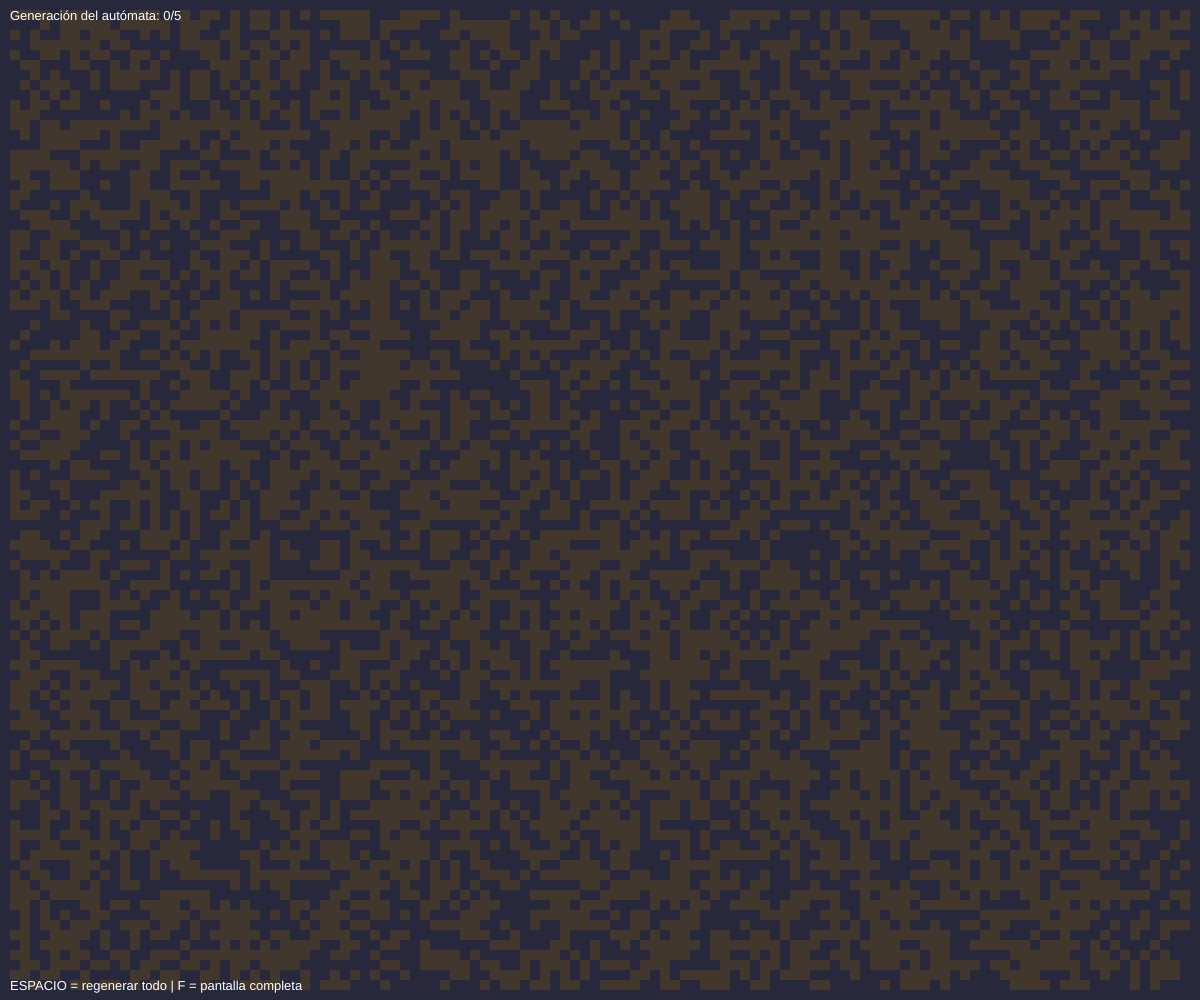
Frame 1 (no input)
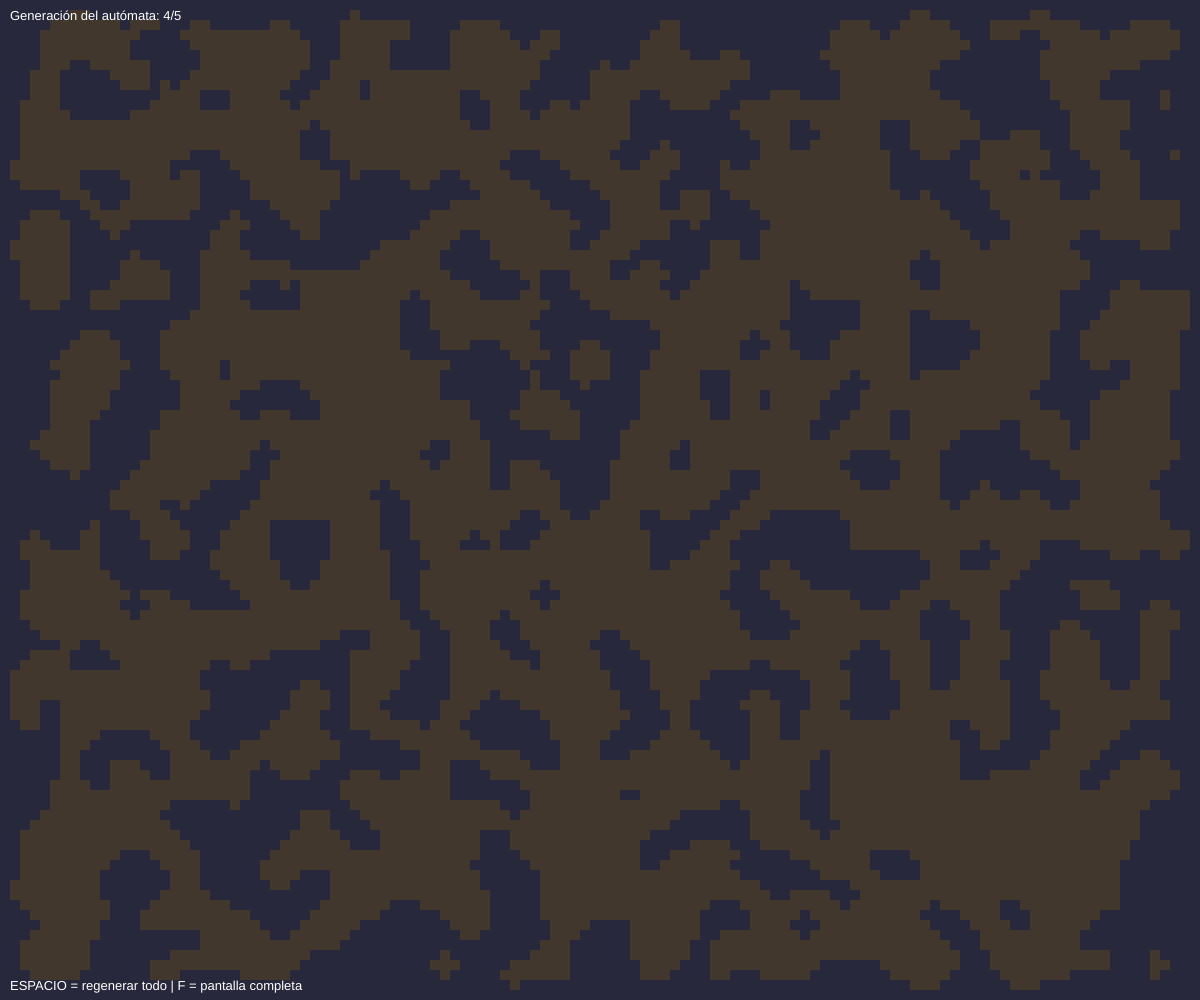
Frame 60 (no input)
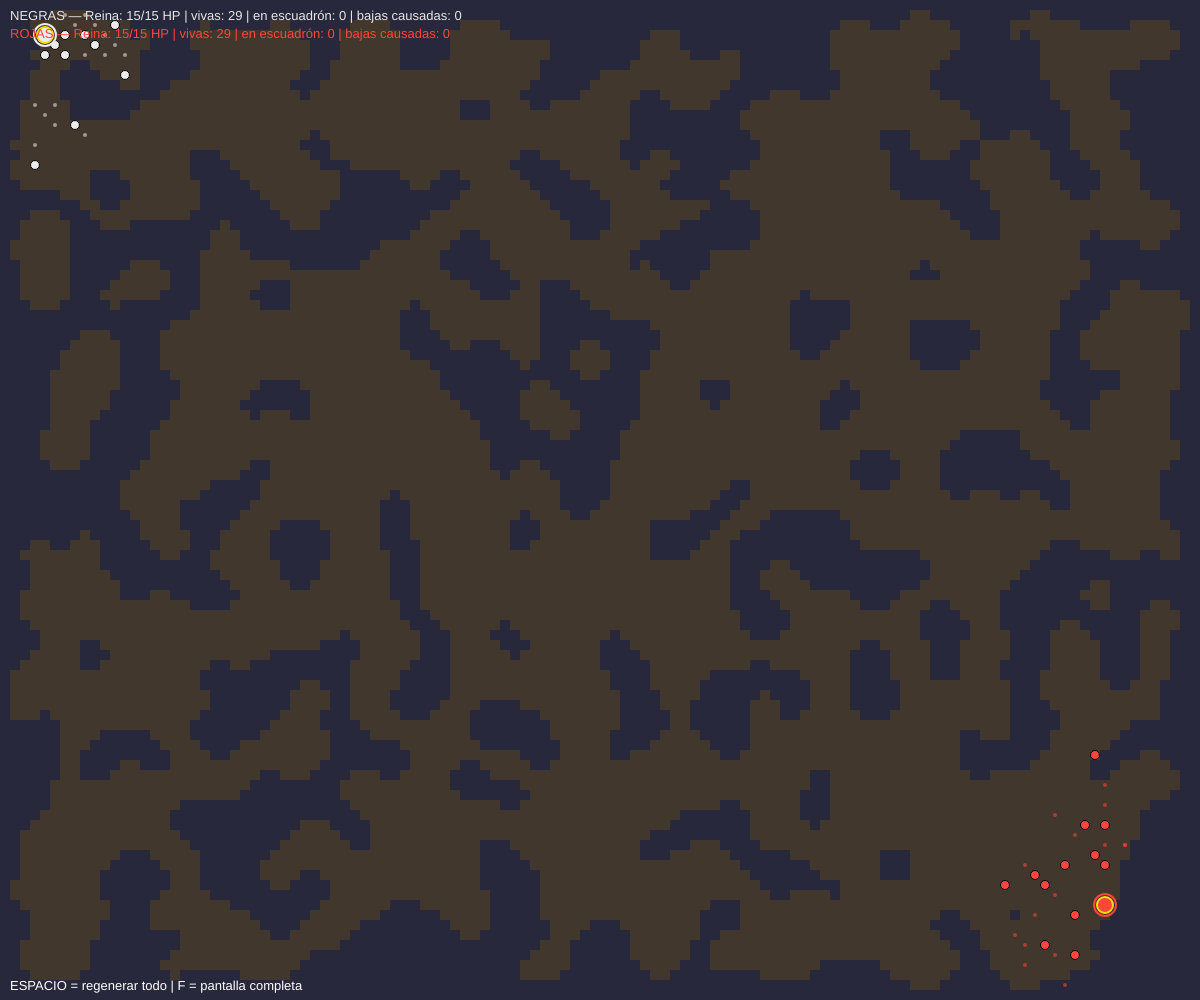
Frame 120 (the mouse pressed at the canvas centre since frame 60)

The p5.js sketch that drew these frames (run headless with seeded random() and noise() and a simulated clock; from frame 60 on, the mouse is pressed at the canvas centre):

// p5.js sketch
// ── sketch.js
let cols, rows;
let cellSize = 10;
let grid = [];
let generation = 0;
let maxGenerations = 5;
let frameCounter = 0;
let stepInterval = 15;
let fillProbability = 0.45;
let isGenerating = true;

// --- Guerra de hormigas con roles ---
let colonies = [];
let warRunning = false;
let winner = null;
let battleMarks = [];
let raidMarks = [];
let totalKills = { negras: 0, rojas: 0 };

const DIRS = [[1,0],[-1,0],[0,1],[0,-1]];

// Parámetros de IA
let visionRadius = 9;
let patrolRadius = 12;
let scareRadius = 4;
let digChance = 0.05;
let numDiggers = 16;
let numSoldiers = 12;
let bias = 5; // qué tanto pesa acercarse al objetivo vs moverse random

let raidInterval = 240;
let raidSize = 4;

function setup() {
  createCanvas(windowWidth, windowHeight);
  cols = floor(width / cellSize);
  rows = floor(height / cellSize);
  initGrid();
}

function initGrid() {
  grid = [];
  for (let x = 0; x < cols; x++) {
    grid[x] = [];
    for (let y = 0; y < rows; y++) {
      if (x === 0 || x === cols - 1 || y === 0 || y === rows - 1) {
        grid[x][y] = 1;
      } else {
        grid[x][y] = random() < fillProbability ? 1 : 0;
      }
    }
  }
  generation = 0;
  isGenerating = true;
  frameCounter = 0;
  warRunning = false;
  winner = null;
  battleMarks = [];
  raidMarks = [];
  totalKills = { negras: 0, rojas: 0 };
}

function countWallNeighbors(x, y) {
  let count = 0;
  for (let i = -1; i <= 1; i++) {
    for (let j = -1; j <= 1; j++) {
      if (i === 0 && j === 0) continue;
      let nx = x + i, ny = y + j;
      if (nx < 0 || ny < 0 || nx >= cols || ny >= rows) count++;
      else count += grid[nx][ny];
    }
  }
  return count;
}

function stepAutomaton() {
  let newGrid = [];
  for (let x = 0; x < cols; x++) {
    newGrid[x] = [];
    for (let y = 0; y < rows; y++) {
      if (x === 0 || x === cols - 1 || y === 0 || y === rows - 1) {
        newGrid[x][y] = 1;
        continue;
      }
      let wallCount = countWallNeighbors(x, y);
      if (wallCount > 4) newGrid[x][y] = 1;
      else if (wallCount < 4) newGrid[x][y] = 0;
      else newGrid[x][y] = grid[x][y];
    }
  }
  grid = newGrid;
  generation++;
}

// ---------- SETUP DE LA GUERRA ----------

function findOpenCellNear(px, py) {
  for (let r = 0; r < max(cols, rows); r++) {
    for (let dx = -r; dx <= r; dx++) {
      for (let dy = -r; dy <= r; dy++) {
        let x = px + dx, y = py + dy;
        if (x > 0 && x < cols - 1 && y > 0 && y < rows - 1 && grid[x][y] === 0) {
          return { x: x, y: y };
        }
      }
    }
  }
  return { x: 1, y: 1 };
}

function manhattan(x1, y1, x2, y2) {
  return abs(x1 - x2) + abs(y1 - y2);
}

function makeAnt(role, pos) {
  let hp, dmg;
  if (role === "queen") { hp = 15; dmg = 2; }
  else if (role === "soldier") { hp = 3; dmg = 1; }
  else { hp = 1; dmg = 0; }

  return {
    x: pos.x, y: pos.y, role: role, hp: hp, maxHp: hp, dmg: dmg,
    visited: [], mode: "defend"
  };
}

function makeColony(name, nestPos, col) {
  let colony = { name: name, color: col, nest: nestPos, enemy: null, ants: [], raidTimer: 0 };
  colony.ants.push(makeAnt("queen", nestPos));
  for (let i = 0; i < numSoldiers; i++) colony.ants.push(makeAnt("soldier", nestPos));
  for (let i = 0; i < numDiggers; i++) colony.ants.push(makeAnt("digger", nestPos));
  return colony;
}

function setupWar() {
  let nestA = findOpenCellNear(2, 2);
  let nestB = findOpenCellNear(cols - 3, rows - 3);

  let negras = makeColony("negras", nestA, color(235, 235, 235));
  let rojas = makeColony("rojas", nestB, color(255, 70, 60));
  negras.enemy = rojas;
  rojas.enemy = negras;
  colonies = [negras, rojas];
  warRunning = true;
  winner = null;
}

function getOpenNeighbors(x, y) {
  let neighbors = [];
  for (let d = 0; d < DIRS.length; d++) {
    let nx = x + DIRS[d][0];
    let ny = y + DIRS[d][1];
    if (nx >= 0 && nx < cols && ny >= 0 && ny < rows && grid[nx][ny] === 0) {
      neighbors.push({ x: nx, y: ny });
    }
  }
  return neighbors;
}

function getWallNeighbors(x, y) {
  let neighbors = [];
  for (let d = 0; d < DIRS.length; d++) {
    let nx = x + DIRS[d][0];
    let ny = y + DIRS[d][1];
    if (nx > 0 && nx < cols - 1 && ny > 0 && ny < rows - 1 && grid[nx][ny] === 1) {
      neighbors.push({ x: nx, y: ny });
    }
  }
  return neighbors;
}

function pickFarthestFrom(options, tx, ty) {
  let best = options[0];
  let bestDist = manhattan(best.x, best.y, tx, ty);
  for (let i = 1; i < options.length; i++) {
    let d = manhattan(options[i].x, options[i].y, tx, ty);
    if (d > bestDist) { bestDist = d; best = options[i]; }
  }
  return best;
}

function findNearestEnemy(ant, enemyAnts, radius) {
  let nearest = null;
  let bestDist = radius + 1;
  for (let i = 0; i < enemyAnts.length; i++) {
    let e = enemyAnts[i];
    let d = manhattan(ant.x, ant.y, e.x, e.y);
    if (d <= radius && d < bestDist) { bestDist = d; nearest = e; }
  }
  return nearest;
}

// Movimiento probabilístico con sesgo hacia un objetivo (tx,ty) y memoria anti-loop.
// Esto reemplaza al greedy determinístico que causaba el rebote infinito A<->B.
function stepToward(ant, tx, ty, digProb) {
  let openNeighbors = getOpenNeighbors(ant.x, ant.y);

  if (openNeighbors.length === 0 || random() < digProb) {
    let wallNeighbors = getWallNeighbors(ant.x, ant.y);
    if (wallNeighbors.length > 0) {
      let dug = tx !== null ? pickBiasedClosest(wallNeighbors, tx, ty) : random(wallNeighbors);
      grid[dug.x][dug.y] = 0;
      ant.x = dug.x; ant.y = dug.y;
      ant.visited.push(dug.x + "," + dug.y);
      if (ant.visited.length > 10) ant.visited.shift();
      return;
    }
  }

  if (openNeighbors.length === 0) return;

  let unvisited = openNeighbors.filter(function(n) {
    return ant.visited.indexOf(n.x + "," + n.y) === -1;
  });
  let options = unvisited.length > 0 ? unvisited : openNeighbors;

  let currentDist = tx !== null ? manhattan(ant.x, ant.y, tx, ty) : 0;
  let weights = [];
  for (let i = 0; i < options.length; i++) {
    let w = 1;
    if (tx !== null) {
      let nd = manhattan(options[i].x, options[i].y, tx, ty);
      if (nd < currentDist) w += bias;
    }
    weights.push(w);
  }
  let total = weights.reduce(function(a, b) { return a + b; }, 0);
  let r = random(total);
  let acc = 0;
  let chosen = options[0];
  for (let i = 0; i < options.length; i++) {
    acc += weights[i];
    if (r <= acc) { chosen = options[i]; break; }
  }

  ant.x = chosen.x;
  ant.y = chosen.y;
  ant.visited.push(chosen.x + "," + chosen.y);
  if (ant.visited.length > 10) ant.visited.shift();
}

function pickBiasedClosest(options, tx, ty) {
  let best = options[0];
  let bestDist = manhattan(best.x, best.y, tx, ty);
  for (let i = 1; i < options.length; i++) {
    let d = manhattan(options[i].x, options[i].y, tx, ty);
    if (d < bestDist) { bestDist = d; best = options[i]; }
  }
  return best;
}

// ---------- FORMACIÓN DE ESCUADRONES ----------

function formRaidSquad(colony) {
  let candidates = [];
  for (let i = 0; i < colony.ants.length; i++) {
    let a = colony.ants[i];
    if (a.role === "soldier" && a.mode === "defend") candidates.push(a);
  }
  if (candidates.length < 3) return;

  let squadCount = min(raidSize, floor(candidates.length / 2));
  for (let i = 0; i < squadCount; i++) {
    let idx = floor(random(candidates.length));
    candidates[idx].mode = "raid";
    candidates[idx].visited = [];
    candidates.splice(idx, 1);
  }
  raidMarks.push({ x: colony.nest.x, y: colony.nest.y, life: 30, color: colony.color });
}

function moveAnt(ant, colony, enemyAnts) {
  if (ant.role === "queen") return;

  if (ant.role === "soldier") {
    let target = findNearestEnemy(ant, enemyAnts, visionRadius);

    if (target) {
      stepToward(ant, target.x, target.y, 0.15);
      return;
    }

    if (ant.mode === "raid") {
      stepToward(ant, colony.enemy.nest.x, colony.enemy.nest.y, 0.08);
      return;
    }

    // modo defensa: patrulla libre pero sin alejarse del nido
    let distNest = manhattan(ant.x, ant.y, colony.nest.x, colony.nest.y);
    if (distNest > patrolRadius) {
      stepToward(ant, colony.nest.x, colony.nest.y, 0.03);
    } else {
      stepToward(ant, null, null, 0.02); // deambula random cerca del nido
    }
    return;
  }

  // ---- digger ----
  let threat = findNearestEnemy(ant, enemyAnts, scareRadius);
  if (threat) {
    let openNeighbors = getOpenNeighbors(ant.x, ant.y);
    if (openNeighbors.length > 0) {
      let chosen = pickFarthestFrom(openNeighbors, threat.x, threat.y);
      ant.x = chosen.x; ant.y = chosen.y;
      return;
    }
  }
  stepToward(ant, null, null, digChance);
}

// ---------- COMBATE ----------

function resolveCombat() {
  let negras = colonies[0];
  let rojas = colonies[1];

  let dmgNegras = [];
  for (let i = 0; i < negras.ants.length; i++) dmgNegras.push(0);
  let dmgRojas = [];
  for (let j = 0; j < rojas.ants.length; j++) dmgRojas.push(0);

  for (let i = 0; i < negras.ants.length; i++) {
    let a = negras.ants[i];
    for (let j = 0; j < rojas.ants.length; j++) {
      let b = rojas.ants[j];
      if (manhattan(a.x, a.y, b.x, b.y) <= 1) {
        dmgRojas[j] += a.dmg;
        dmgNegras[i] += b.dmg;
        battleMarks.push({ x: b.x, y: b.y, life: 15 });
      }
    }
  }

  for (let i = 0; i < negras.ants.length; i++) negras.ants[i].hp -= dmgNegras[i];
  for (let j = 0; j < rojas.ants.length; j++) rojas.ants[j].hp -= dmgRojas[j];

  negras.ants = negras.ants.filter(function(a) {
    if (a.hp <= 0) { if (a.role !== "digger") totalKills.rojas++; return false; }
    return true;
  });
  rojas.ants = rojas.ants.filter(function(a) {
    if (a.hp <= 0) { if (a.role !== "digger") totalKills.negras++; return false; }
    return true;
  });

  if (!winner) {
    let queenNegrasAlive = false, queenRojasAlive = false;
    for (let i = 0; i < negras.ants.length; i++) if (negras.ants[i].role === "queen") queenNegrasAlive = true;
    for (let j = 0; j < rojas.ants.length; j++) if (rojas.ants[j].role === "queen") queenRojasAlive = true;

    if (!queenNegrasAlive && !queenRojasAlive) winner = "empate";
    else if (!queenNegrasAlive) winner = "rojas";
    else if (!queenRojasAlive) winner = "negras";
  }
}

// ---------- DRAW ----------

function draw() {
  background(20);

  noStroke();
  fill(65, 55, 45);
  rect(0, 0, cols * cellSize, rows * cellSize);
  fill(40, 40, 60);
  for (let x = 0; x < cols; x++) {
    for (let y = 0; y < rows; y++) {
      if (grid[x][y] === 1) {
        rect(x * cellSize, y * cellSize, cellSize, cellSize);
      }
    }
  }

  if (isGenerating) {
    frameCounter++;
    if (frameCounter >= stepInterval) {
      frameCounter = 0;
      if (generation < maxGenerations) stepAutomaton();
      else { isGenerating = false; setupWar(); }
    }
  } else if (warRunning) {
    if (!winner) {
      let negras = colonies[0], rojas = colonies[1];

      negras.raidTimer++;
      rojas.raidTimer++;
      if (negras.raidTimer >= raidInterval) { negras.raidTimer = 0; formRaidSquad(negras); }
      if (rojas.raidTimer >= raidInterval) { rojas.raidTimer = 0; formRaidSquad(rojas); }

      for (let i = 0; i < negras.ants.length; i++) moveAnt(negras.ants[i], negras, rojas.ants);
      for (let j = 0; j < rojas.ants.length; j++) moveAnt(rojas.ants[j], rojas, negras.ants);
      resolveCombat();
    }

    noStroke();
    for (let m = 0; m < battleMarks.length; m++) {
      let mk = battleMarks[m];
      fill(255, 200, 0, map(mk.life, 0, 15, 0, 255));
      circle(mk.x * cellSize + cellSize / 2, mk.y * cellSize + cellSize / 2, cellSize * 1.8);
      mk.life--;
    }
    battleMarks = battleMarks.filter(function(m) { return m.life > 0; });

    noFill();
    strokeWeight(2);
    for (let r = 0; r < raidMarks.length; r++) {
      let rm = raidMarks[r];
      stroke(red(rm.color), green(rm.color), blue(rm.color), map(rm.life, 0, 30, 0, 255));
      circle(rm.x * cellSize + cellSize / 2, rm.y * cellSize + cellSize / 2, (30 - rm.life) * 3);
      rm.life--;
    }
    raidMarks = raidMarks.filter(function(r) { return r.life > 0; });
    noStroke();

    for (let c = 0; c < colonies.length; c++) {
      let colony = colonies[c];
      for (let i = 0; i < colony.ants.length; i++) {
        let ant = colony.ants[i];
        let cx = ant.x * cellSize + cellSize / 2;
        let cy = ant.y * cellSize + cellSize / 2;

        if (ant.role === "queen") {
          stroke(255, 220, 0);
          strokeWeight(2);
          fill(colony.color);
          circle(cx, cy, cellSize * 1.6);
          noStroke();
        } else if (ant.role === "soldier") {
          if (ant.mode === "raid") {
            stroke(255, 220, 0);
            strokeWeight(1.5);
          } else {
            stroke(0);
            strokeWeight(1);
          }
          fill(colony.color);
          circle(cx, cy, cellSize * 0.9);
          noStroke();
        } else {
          noStroke();
          fill(red(colony.color), green(colony.color), blue(colony.color), 140);
          circle(cx, cy, cellSize * 0.4);
        }
      }
    }

    noFill();
    strokeWeight(2);
    for (let c = 0; c < colonies.length; c++) {
      let colony = colonies[c];
      stroke(colony.color);
      circle(colony.nest.x * cellSize + cellSize / 2, colony.nest.y * cellSize + cellSize / 2, cellSize * 2.2);
    }
    noStroke();
  }

  // HUD
  fill(255);
  textSize(13);
  textAlign(LEFT, TOP);
  if (isGenerating) {
    text(`Generación del autómata: ${generation}/${maxGenerations}`, 10, 10);
  } else if (warRunning) {
    let negras = colonies[0], rojas = colonies[1];
    let queenN = null, queenR = null;
    let raidN = 0, raidR = 0;
    for (let i = 0; i < negras.ants.length; i++) {
      if (negras.ants[i].role === "queen") queenN = negras.ants[i];
      if (negras.ants[i].role === "soldier" && negras.ants[i].mode === "raid") raidN++;
    }
    for (let j = 0; j < rojas.ants.length; j++) {
      if (rojas.ants[j].role === "queen") queenR = rojas.ants[j];
      if (rojas.ants[j].role === "soldier" && rojas.ants[j].mode === "raid") raidR++;
    }

    fill(230, 230, 230);
    text(`NEGRAS — Reina: ${queenN ? queenN.hp + "/" + queenN.maxHp + " HP" : "MUERTA"} | vivas: ${negras.ants.length} | en escuadrón: ${raidN} | bajas causadas: ${totalKills.negras}`, 10, 10);
    fill(255, 70, 60);
    text(`ROJAS — Reina: ${queenR ? queenR.hp + "/" + queenR.maxHp + " HP" : "MUERTA"} | vivas: ${rojas.ants.length} | en escuadrón: ${raidR} | bajas causadas: ${totalKills.rojas}`, 10, 28);

    if (winner) {
      textAlign(CENTER, CENTER);
      textSize(28);
      if (winner === "empate") {
        fill(255);
        text("AMBAS REINAS CAYERON", width / 2, height / 2);
      } else {
        fill(winner === "negras" ? color(235, 235, 235) : color(255, 70, 60));
        text("¡CAYÓ LA REINA " + (winner === "negras" ? "ROJA" : "NEGRA") + "! GANARON LAS " + winner.toUpperCase(), width / 2, height / 2);
      }
      textAlign(LEFT, TOP);
      textSize(13);
    }
  }
  fill(255);
  text("ESPACIO = regenerar todo | F = pantalla completa", 10, height - 20);
}

function keyPressed() {
  if (key === ' ') {
    initGrid();
  } else if (key === 'f' || key === 'F') {
    let fs = fullscreen();
    fullscreen(!fs);
  }
}

function windowResized() {
  resizeCanvas(windowWidth, windowHeight);
  cols = floor(width / cellSize);
  rows = floor(height / cellSize);
  initGrid();
}
// ── style.css
html, body {
  margin: 0;
  padding: 0;
  overflow: hidden;
  width: 100%;
  height: 100%;
  background-color: #141414;
}

canvas {
  display: block;
}
